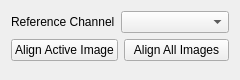
      <widget class="QWidget" name="page_4">
       <property name="geometry">
        <rect>
         <x>0</x>
         <y>0</y>
         <width>240</width>
         <height>80</height>
        </rect>
       </property>
       <attribute name="label">
        <string>Automatic Channel Alignment/Registration</string>
       </attribute>
       <layout class="QVBoxLayout" name="verticalLayout_31">
        <item>
         <layout class="QFormLayout" name="formLayout_18">
          <item row="0" column="1">
           <widget class="QComboBox" name="alignment_channel"/>
          </item>
          <item row="0" column="0">
           <widget class="QLabel" name="label_40">
            <property name="text">
             <string>Reference Channel</string>
            </property>
           </widget>
          </item>
         </layout>
        </item>
        <item>
         <layout class="QGridLayout" name="gridLayout_26">
          <item row="0" column="0">
           <widget class="QPushButton" name="align_active_image">
            <property name="text">
             <string>Align Active Image</string>
            </property>
           </widget>
          </item>
          <item row="0" column="1">
           <widget class="QPushButton" name="align_all_images">
            <property name="text">
             <string>Align All Images</string>
            </property>
           </widget>
          </item>
         </layout>
        </item>
        <item>
         <spacer name="verticalSpacer_31">
          <property name="orientation">
           <enum>Qt::Vertical</enum>
          </property>
          <property name="sizeHint" stdset="0">
           <size>
            <width>20</width>
            <height>40</height>
           </size>
          </property>
         </spacer>
        </item>
       </layout>
      </widget>
